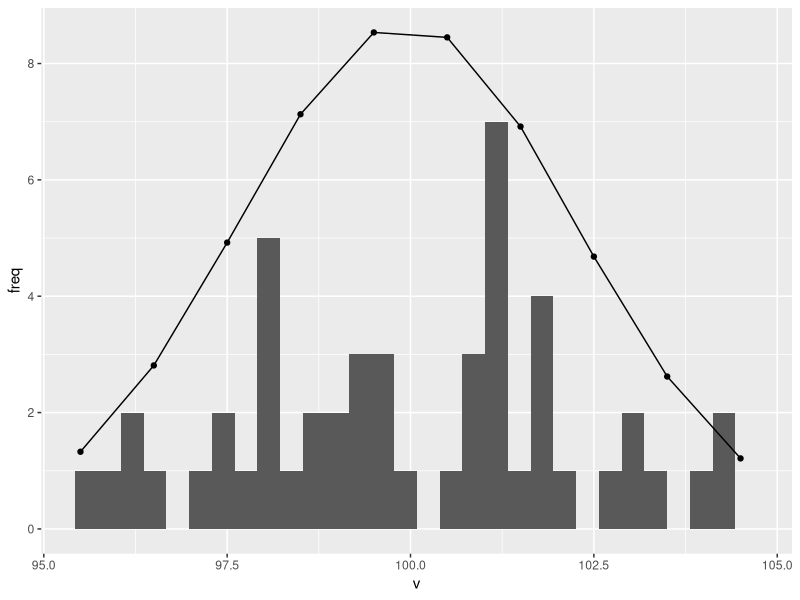
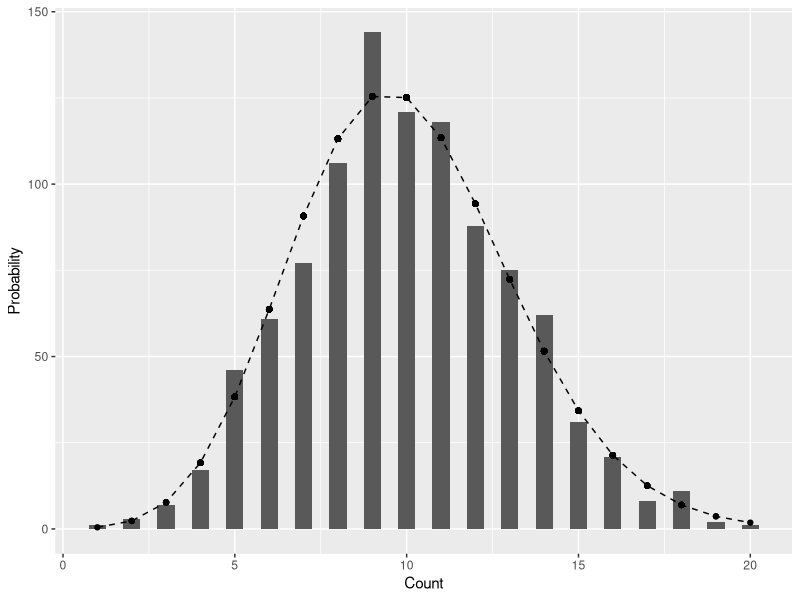

R code for these plots, in order:
library(tidyverse)
library(patchwork)


# normal distribution -----------------------------------------------------

v <- rnorm(50, mean = 100, sd = 2)

x_min <- floor(min(v)) 
x_max <- ceiling(max(v))
bin <- seq(x_min, x_max, by = 1)

pnorm(bin[2], mean = mean(v), sd = sd(v)) - pnorm(bin[1], mean = mean(v), sd = sd(v))

p <- NULL
for (i in 1:(length(bin) - 1)) {
  p[i] <- pnorm(bin[i+1], mean = mean(v), sd = sd(v)) - 
    pnorm(bin[i], mean = mean(v), sd = sd(v))
}

df_prob <- tibble(bin = bin[-length(bin)] + 0.5,
       prob = p) %>%
  mutate(freq = p * length(v))

df_v <- tibble(v = v)

df_v %>% 
  ggplot(aes(x = v)) + 
  geom_histogram() +
  geom_point(data = df_prob, 
             aes(x = bin,
                 y = freq)) +
  geom_line(data = df_prob,
            aes(x = bin,
                y = freq))


# poisson distribution ----------------------------------------------------

x <- rpois(n = 1000, lambda = 10)
bin <- seq(0, 10, by = 1)

pm <- dpois(x, lambda = mean(x))

df_prob <- tibble(x = x,
                  y = pm) %>%
  mutate(freq = pm * length(x))

df_x <- tibble(x = x)

df_x %>%
  ggplot(aes(x = x)) +
  geom_histogram(binwidth = 0.5) +
  geom_line(data = df_prob,
            aes(x = x,
                y = freq),
            linetype = "dashed") +
  geom_point(data = df_prob,
             aes(x = x,
                 y = freq)) +
  labs(y = "Probability",
       x = "Count")
